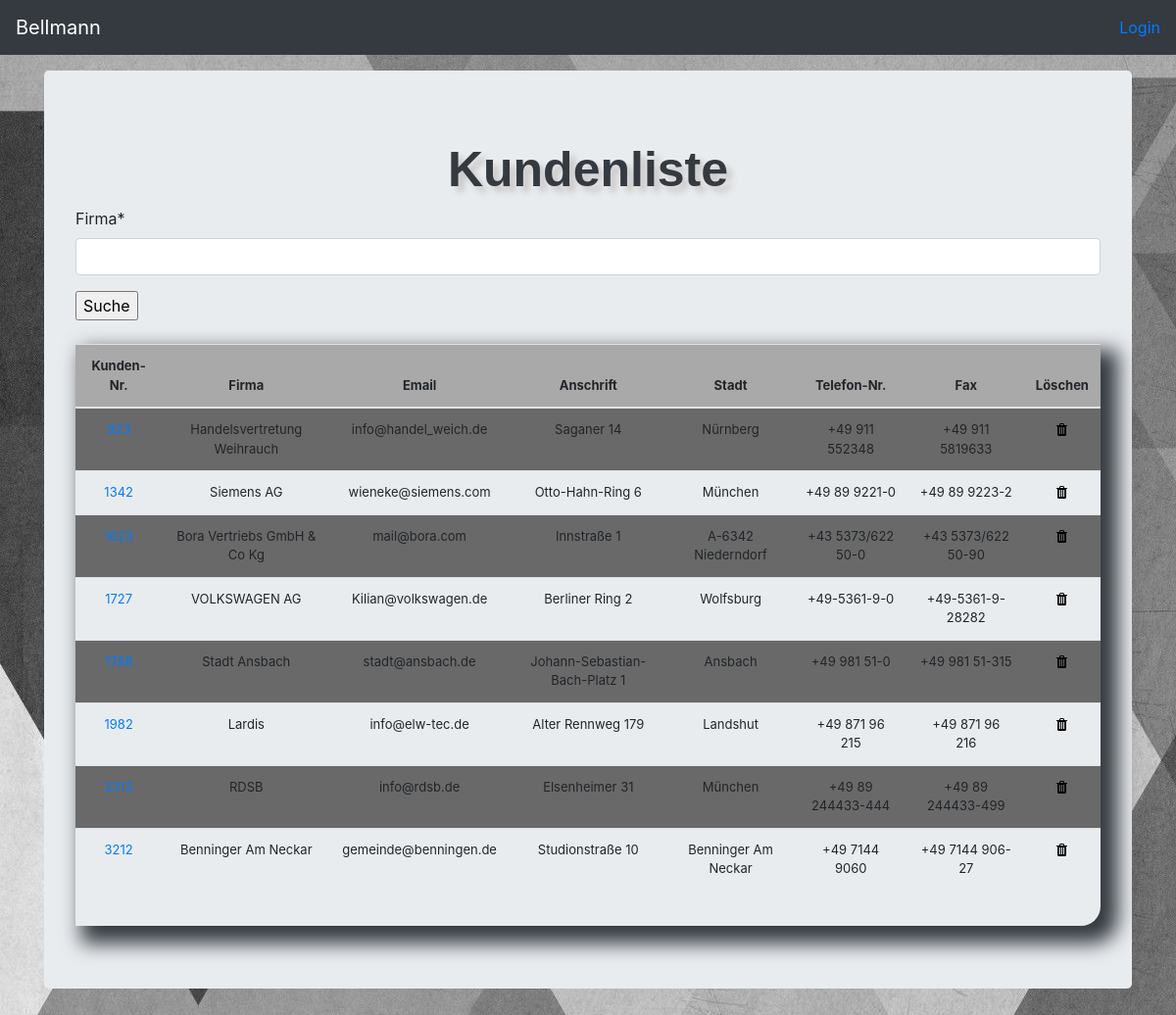
The page / on the database its author committed.
### kunden/models.py (models this page shows, shortened)
class Kunde(models.Model):
    kundenNr = models.IntegerField(auto_created=True, primary_key=True, serialize=False, verbose_name='KundenNr')
    firma = models.CharField(max_length=30, blank=False, null=True)
    anschrift = models.CharField(max_length=30, blank=True, null=True)
    stadt = models.CharField(max_length=30, blank=True, null=True)
    telefon = models.CharField(max_length=30, blank=True, null=True)
    fax = models.CharField(max_length=30, blank=True, null=True)
    email = models.CharField(max_length=30, blank=True, null=True)

### kunden/views.py (the view, shortened to what this page needs)
# urls.py: path('',views.list_kunde, name='list_kunde'),
def list_kunde(request):
    title='Kundenliste'
    form = KundenSearchForm(request.POST or None)
    queryset = Kunde.objects.all()
    context={
        "title":title,
        "queryset": queryset,
        "form": form,
    }
    return render(request, "kundelist.html", context)

### kunden/forms.py
class KundenSearchForm(forms.ModelForm):
    class Meta:
        model = Kunde
        fields = ['firma']

### kunden/templates/kundelist.html (shortened to what this page needs)
{% load static %}
{% load crispy_forms_tags %}
<!DOCTYPE html>
<html lang="en">
  <head>
<link href="{% static 'css/stylesheet.css' %}" rel="stylesheet">
<link href="{% static 'css/bootstrap.min.css' %}" rel="stylesheet">
    <link href="{% static 'css/navbar-top-fixed.css' %}" rel="stylesheet">
  </head>
  <body>
     {% include 'navbar.html' %}
<main role="main" class="container">
  <div class="jumbotron">
    <div class="header">{{title}}</div>
    <form method='POST' action="">{% csrf_token %}
      {{form|crispy}}
      <input type="submit" value="Suche"/>
    </form>
    <br>
    <div class="display_table">
        <table class='table'>
            <thead>
              <tr>
                <th>Kunden-Nr.</th>
                <th>Firma</th>
                <th>Email</th>
                <th>Anschrift</th>
                <th>Stadt</th>
                <th>Telefon-Nr.</th>
                <th>Fax</th>
                <th>Löschen</th>
              </tr>
            </thead>
           {% for instance in queryset %}
              <tr>
                  <td><a href="{% url 'update_kundenlists' instance.kundenNr %}">{{instance.kundenNr}}</a></td>
                  <td>{{instance.firma}}</td>
                  <td>{{instance.email}}</td>
                  <td>{{instance.anschrift}}</td>
                  <td>{{instance.stadt}}</td>
                  <td>{{instance.telefon}}</td>
                  <td>{{instance.fax}}</td>
                  <td><a href="{% url 'delete_kunde' instance.kundenNr %}"><img src="{% static 'img/delete2.png'%}"></a> </td>
              </tr>
           {% endfor %}
        </table>
    </div>
  </div>
</main>
      </body>
</html>

### kunden/templates/navbar.html (shortened to what this page needs)
    <nav class="navbar navbar-expand-md navbar-dark fixed-top bg-dark">
  <a class="navbar-brand" href="#">Bellmann </a>
  <div class="collapse navbar-collapse" id="navbarCollapse">
      <ul class="navbar-nav">
        {% if request.user.is_authenticated %}
        <li><a href="/accounts/logout"><button class="btn btn-danger">{{ user }} | Logout</button></a> </li>
        {% else %}
        <li><a href="/accounts/login">Login</a></li>
        {% endif %}
      </ul>
  </div>
</nav>

### kunden/static/css/stylesheet.css (style rules this page uses)
body { background-color: #34eb6b; background-image: url("../img/bg.jpg"); }
.table { font-size: 13px; text-align: center; width:95%; margin: auto; }
.table tr:nth-child(odd) { background: #696969 }
th { background-color: #A9A9A9 }
.display_table { border-bottom-right-radius: 20px; padding-left : 5 px; padding-right: 5 px; padding-bottom: 20px; box-shadow: 12px 12px 20px 6px #343a40; }
.header { font-family: helvetica; color: #343a40; font-size: 50px; text-align: center; width: 100%; text-shadow: 6px 6px 6px #c9c6c6; display: block; font-weight: bolder; }

### kunden/static/css/navbar-top-fixed.css (style rules this page uses)
body { min-height: 75rem; padding-top: 4.5rem; }

### rows shown on the page
Kunde: firma "Handelsvertretung Weihrauch", email "info@handel_weich.de", anschrift "Saganer 14", stadt "Nürnberg", telefon "+49 911 552348", fax "+49 911 5819633"
Kunde: kundenNr "1342", firma "Siemens AG", email "wieneke@siemens.com", anschrift "Otto-Hahn-Ring 6", stadt "München", telefon "+49 89 9221-0", fax "+49 89 9223-2"
Kunde: firma "Bora Vertriebs GmbH & Co Kg", email "mail@bora.com", anschrift "Innstraße 1", stadt "A-6342 Niederndorf", telefon "+43 5373/622 50-0", fax "+43 5373/622 50-90"
Kunde: kundenNr "1727", firma "VOLKSWAGEN AG", email "Kilian@volkswagen.de", anschrift "Berliner Ring 2", stadt "Wolfsburg", telefon "+49-5361-9-0", fax "+49-5361-9-28282"
Kunde: firma "Stadt Ansbach", email "stadt@ansbach.de", anschrift "Johann-Sebastian-Bach-Platz 1", stadt "Ansbach", telefon "+49 981 51-0", fax "+49 981 51-315"
Kunde: kundenNr "1982", firma "Lardis", email "info@elw-tec.de", anschrift "Alter Rennweg 179", stadt "Landshut", telefon "+49 871 96 215", fax "+49 871 96 216"
Kunde: firma "RDSB", email "info@rdsb.de", anschrift "Elsenheimer 31", stadt "München", telefon "+49 89 244433-444", fax "+49 89 244433-499"
Kunde: kundenNr "3212", firma "Benninger Am Neckar", email "gemeinde@benningen.de", anschrift "Studionstraße 10", stadt "Benninger Am Neckar", telefon "+49 7144 9060", fax "+49 7144 906-27"

### other values the page prints
{{ title }} "Kundenliste"
